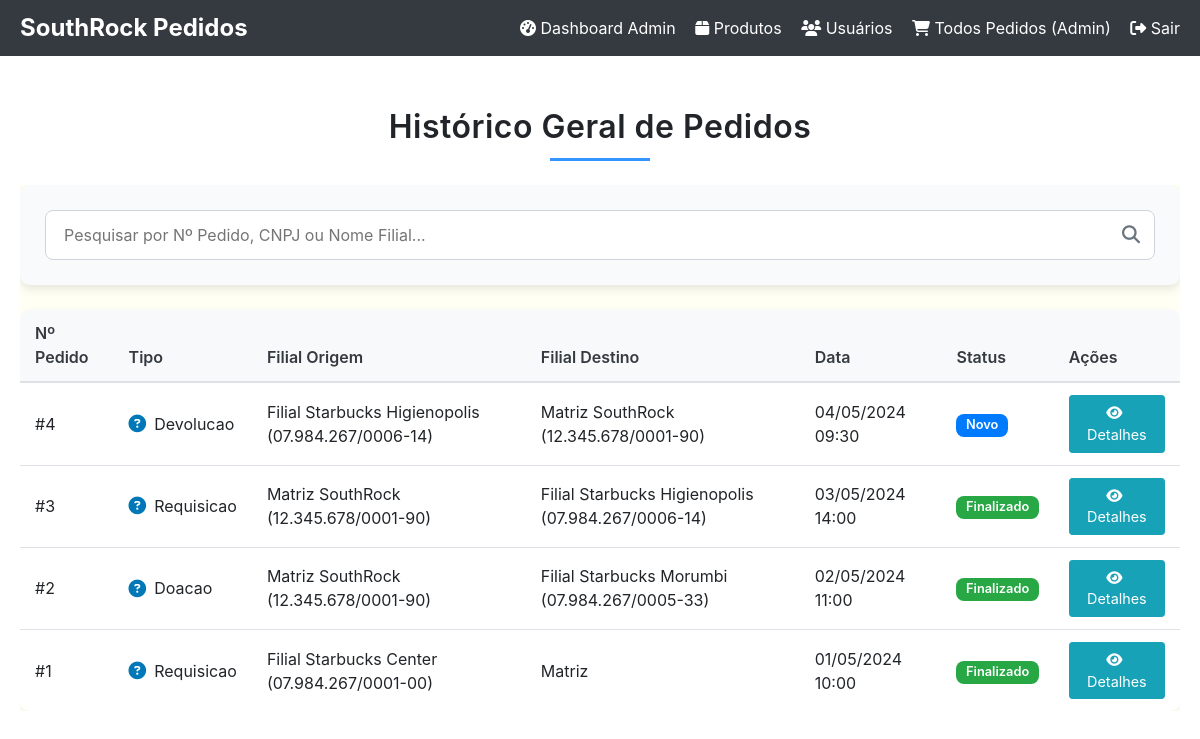
/pages/lojas/historico.php (signed in), run on the app's committed database.
### tables this page shows
CREATE TABLE pedidos (
    id INT AUTO_INCREMENT PRIMARY KEY,
    data DATETIME DEFAULT CURRENT_TIMESTAMP,
    tipo_pedido ENUM('requisicao', 'troca', 'doacao', 'devolucao') NOT NULL DEFAULT 'requisicao',
    status ENUM(
        'novo',
        'processo',
        'finalizado',
        'aprovado',
        'rejeitado',
        'cancelado',
        'novo_troca_pendente_aceite_parceiro',
        'troca_aceita_parceiro_pendente_matriz'
    ) NOT NULL DEFAULT 'novo',
    filial_usuario_id INT,
    filial_destino_id INT NULL,
    usuario_id INT,  
    pedido_original_id INT NULL DEFAULT NULL,
    observacoes TEXT,
    data_processamento DATETIME NULL,
    data_finalizacao DATETIME NULL,
    data_atualizacao DATETIME DEFAULT CURRENT_TIMESTAMP ON UPDATE CURRENT_TIMESTAMP,
    FOREIGN KEY (filial_usuario_id) REFERENCES usuarios(id) ON DELETE SET NULL,
    FOREIGN KEY (filial_destino_id) REFERENCES usuarios(id) ON DELETE SET NULL,
    FOREIGN KEY (usuario_id) REFERENCES usuarios(id) ON DELETE SET NULL,
    FOREIGN KEY (pedido_original_id) REFERENCES pedidos(id) ON DELETE SET NULL
);

### pages/lojas/historico.php (the view, shortened to what this page needs)
<?php
require_once '../../includes/db.php';
$loggedInUserType = null;
if (isset($_SESSION['username'])) {
    $stmtUser = $conn->prepare("SELECT id, tipo_usuario FROM usuarios WHERE username = ?");
    $stmtUser->bind_param("s", $_SESSION['username']);
    $stmtUser->execute();
    $resultUser = $stmtUser->get_result();
    if ($currentUserData = $resultUser->fetch_assoc()) {
        $loggedInUserType = $currentUserData['tipo_usuario'];
    }
}
?>
<!DOCTYPE html>
<html lang="pt-BR">
<head>
    <link href="https://stackpath.bootstrapcdn.com/bootstrap/4.5.2/css/bootstrap.min.css" rel="stylesheet">
    <link rel="stylesheet" href="https://cdnjs.cloudflare.com/ajax/libs/font-awesome/5.15.4/css/all.min.css">
    <link rel="stylesheet" href="https://cdnjs.cloudflare.com/ajax/libs/font-awesome/6.5.0/css/all.min.css">
    <link rel="stylesheet" href="../../css/pedidos.css">
</head>
<body>
    <div class="top-bar">
        <div class="site-title">SouthRock Pedidos</div>
        <div>
            <?php
                if ($loggedInUserType == 1) {
                    echo '<a href="dashboard.php"><i class="fas fa-tachometer-alt"></i> Dashboard Admin</a> ';
                    echo '<a href="produtos.php"><i class="fas fa-box"></i> Produtos</a> ';
                    echo '<a href="usuarios.php"><i class="fas fa-users"></i> Usuários</a> ';
                    echo '<a href="pedidos.php"><i class="fas fa-shopping-cart"></i> Todos Pedidos (Admin)</a> ';
                } else {
                     echo '<a href="fazer_pedidos.php"><i class="fas fa-plus-circle"></i> Novo Pedido/Ação</a> ';
                }
            ?>
            <a href="../../logout/logout.php"><i class="fas fa-sign-out-alt icon"></i> Sair</a>
        </div>
    </div>
    <div class="content">
        <div class="header">
            <h1>
                <?php
                if ($loggedInUserType == 2) {
                    echo "Meus Pedidos Envolvidos";
                } else {
                    echo "Histórico Geral de Pedidos";
                }
                ?>
            </h1>
            <hr class="barrinha">
        </div>
        <div class="main-content">
            <div class="search-container mb-4">
                <div class="search-wrapper">
                    <input type="text" id="searchInput" class="search-input" placeholder="Pesquisar por Nº Pedido, CNPJ ou Nome Filial...">
                </div>
            </div>
            <div class="pedidos-list-container table-responsive">
                <table class="table table-hover pedidos-table">
                    <thead>
                        <tr>
                            <th scope="col">Nº Pedido</th>
                            <th scope="col">Tipo</th>
                            <th scope="col">Filial Origem</th>
                            <th scope="col">Filial Destino</th>
                            <th scope="col">Data</th>
                            <th scope="col">Status</th>
                            <th scope="col">Ações</th>
                        </tr>
                    </thead>
                    <tbody id="pedidosList">
                        <?php
                        $sql = "SELECT p.id, p.data, p.tipo_pedido, p.status,
                                       p.filial_usuario_id, p.filial_destino_id,
                                       u_origem.cnpj AS cnpj_origem,
                                       COALESCE(u_origem.nome_filial, u_origem.nome) AS nome_origem,
                                       u_destino.cnpj AS cnpj_destino,
                                       COALESCE(u_destino.nome_filial, u_destino.nome) AS nome_destino
                                FROM pedidos p
                                LEFT JOIN usuarios u_origem ON p.filial_usuario_id = u_origem.id
                                LEFT JOIN usuarios u_destino ON p.filial_destino_id = u_destino.id";
                        $sql .= " ORDER BY p.data DESC";
                        $stmt = $conn->prepare($sql);
                        $stmt->execute();
                        $pedidos = $stmt->get_result();
                        if ($pedidos->num_rows > 0):
                            while ($pedido = $pedidos->fetch_assoc()):
                                $tipoIconMap = [
                                    'requisicao' => '<i class="fas fa-file-invoice"></i>',
                                    'troca' => '<i class="fas fa-exchange-alt"></i>',
                                    'doacao' => '<i class="fas fa-gift"></i>',
                                    'devolucao' => '<i class="fas fa-undo-alt"></i>'
                                ];
                                $statusBadgeMap = [
                                    'novo' => 'badge-primary',
                                    'processo' => 'badge-warning',
                                    'finalizado' => 'badge-success'
                                ];
                                $tipoIcon = $tipoIconMap[$pedido['tipo_pedido']] ?? '<i class="fas fa-question-circle"></i>';
                                $statusBadge = $statusBadgeMap[$pedido['status']] ?? 'badge-secondary';
                                $nome_origem_display = htmlspecialchars($pedido['nome_origem'] ?? 'N/A');
                                if ($pedido['cnpj_origem']) {
                                    $cnpj_origem_sem_formatacao = preg_replace('/[^0-9]/', '', $pedido['cnpj_origem']);
                                    if (strlen($cnpj_origem_sem_formatacao) == 14) {
                                        $cnpj_origem_formatado = preg_replace('/(\d{2})(\d{3})(\d{3})(\d{4})(\d{2})/', '$1.$2.$3/$4-$5', $cnpj_origem_sem_formatacao);
                                        $nome_origem_display = htmlspecialchars($pedido['nome_origem'] . ' (' . $cnpj_origem_formatado . ')');
                                    } else {
                                        $nome_origem_display = htmlspecialchars($pedido['nome_origem'] . ' (' . $pedido['cnpj_origem'] . ')');
                                    }
                                }
                                $nome_destino_display = htmlspecialchars($pedido['nome_destino'] ?? 'N/A');
                                if ($pedido['filial_destino_id'] === null) {
                                     if ($pedido['tipo_pedido'] === 'requisicao'){
                                          $nome_destino_display = "Matriz";
                                     } else if ($pedido['nome_destino']) {
                                        $nome_destino_display = htmlspecialchars($pedido['nome_destino']);
                                        if($pedido['cnpj_destino']) $nome_destino_display .= ' (' . htmlspecialchars($pedido['cnpj_destino']) . ')';
                                     } else {
                                        $nome_destino_display = "Matriz/Admin";
                                     }
                                } else if ($pedido['cnpj_destino']) {
                                    $cnpj_destino_sem_formatacao = preg_replace('/[^0-9]/', '', $pedido['cnpj_destino']);
                                    if (strlen($cnpj_destino_sem_formatacao) == 14) {
                                        $cnpj_destino_formatado = preg_replace('/(\d{2})(\d{3})(\d{3})(\d{4})(\d{2})/', '$1.$2.$3/$4-$5', $cnpj_destino_sem_formatacao);
                                        $nome_destino_display = htmlspecialchars($pedido['nome_destino'] . ' (' . $cnpj_destino_formatado . ')');
                                    } else {
                                         $nome_destino_display = htmlspecialchars($pedido['nome_destino'] . ' (' . $pedido['cnpj_destino'] . ')');
                                    }
                                }
                        ?>
                        <tr class="pedido-row"
                            data-id-pedido="<?= strtolower(htmlspecialchars($pedido['id'])) ?>"
                            data-nome-origem="<?= strtolower(htmlspecialchars($pedido['nome_origem'] ?? '')) ?>"
                            data-cnpj-origem="<?= strtolower(htmlspecialchars($pedido['cnpj_origem'] ?? '')) ?>"
                            data-nome-destino="<?= strtolower(htmlspecialchars($pedido['nome_destino'] ?? '')) ?>"
                            data-cnpj-destino="<?= strtolower(htmlspecialchars($pedido['cnpj_destino'] ?? '')) ?>">
                            <td>#<?= htmlspecialchars($pedido['id']) ?></td>
                            <td>
                                <span class="tipo-pedido">
                                    <?= $tipoIcon ?>
                                    <?= ucfirst(htmlspecialchars($pedido['tipo_pedido'])) ?>
                                </span>
                            </td>
                            <td title="ID Filial Origem: <?= htmlspecialchars($pedido['filial_usuario_id'] ?? 'N/A') ?>"><?= $nome_origem_display ?></td>
                            <td title="ID Filial Destino: <?= htmlspecialchars($pedido['filial_destino_id'] ?? 'N/A') ?>"><?= $nome_destino_display ?></td>
                            <td><?= date('d/m/Y H:i', strtotime($pedido['data'])) ?></td>
                            <td>
                                <span class="badge <?= $statusBadge ?>">
                                    <?= ucfirst(htmlspecialchars($pedido['status'])) ?>
                                </span>
                            </td>
                            <td class="actions-cell">
                                <a href="detalhes_pedido_loja.php?id=<?= $pedido['id'] ?>" class="btn btn-sm btn-info" title="Ver Detalhes do Pedido">
                                    <i class="fas fa-eye"></i> Detalhes
                                </a>
                            </td>
                        </tr>
                        <?php
                            endwhile;
                        endif;
                        ?>
                    </tbody>
                </table>
            </div>
        </div>
    </div>
</body>
</html>

### css/pedidos.css (style rules this page uses)
.header { margin-top: 2rem; }
.header h1 { margin-top: 10px; font-size: 2rem; font-weight: 600; text-align: center; letter-spacing: 0.5px; margin-bottom: 0.75rem; }
.barrinha { border: none; height: 3px; background-color: #007bff; width: 100px; margin: 0 auto 1.5rem auto; opacity: 0.8; }
.main-content { flex: 1; overflow-y: auto; background-color: #fffff3; }
.search-container { background-color: #F8FAFC; border-radius: 10px; box-shadow: 0 4px 10px rgba(0, 0, 0, 0.1); padding: 25px; margin-bottom: 25px; width: 100%; display: flex; flex-direction: column; gap: 20px; }
.search-wrapper { position: relative; width: 100%; }
.search-input { border: 1px solid #ced4da; border-radius: 8px; padding: 12px 18px; width: 100%; transition: border-color 0.3s, box-shadow 0.3s; background-color: #FFFFFF; padding-right: 45px; }
.pedidos-list-container { background-color: #fffff3; border-radius: 10px; box-shadow: 0 4px 10px rgba(0, 0, 0, 0.05); overflow: hidden; }
.pedidos-table { margin-bottom: 0; background-color: white; }
.pedidos-table thead { background-color: #f8f9fa; }
.pedidos-table th { border-top: none; font-weight: 600; color: #343a40; padding: 12px 15px; }
.pedidos-table td { padding: 12px 15px; vertical-align: middle; }
.pedido-row { cursor: pointer; transition: background-color 0.2s; }
.tipo-pedido { display: flex; align-items: center; gap: 8px; }
.tipo-pedido i { color: #0077B6; font-size: 1.1em; }
.badge { font-size: 0.8rem; font-weight: 600; padding: 0.4em 0.75em; border-radius: 8px; }
.badge-primary { background-color: #007bff; color: white; }
.badge-success { background-color: #28a745; color: white; }
.btn-info { background-color: #17a2b8; border-color: #17a2b8; padding: 0.375rem 0.75rem; font-size: 0.9rem; }
.btn-info i { margin-right: 5px; }

### pages/lojas/historico.php (style rules this page uses)
body { display: flex; flex-direction: column; }
.content { margin-left: 0; padding: 20px; width: 100%; }
.top-bar { background-color: #343a40; color: white; padding: 10px 20px; display: flex; justify-content: space-between; align-items: center; width: 100%; }
.top-bar a { color: white; text-decoration: none; margin-left: 15px; }
.top-bar .site-title { font-size: 1.5rem; font-weight: bold; }
.actions-cell .btn { margin-right: 5px; }
.actions-cell .btn:last-child { margin-right: 0; }

### data on the page
pedidos: id "4", tipo_pedido "Devolucao", nome_origem_display "Filial Starbucks Higienopolis (07.984.267/0006-14)", nome_destino_display "Matriz SouthRock (12.345.678/0001-90)", data "04/05/2024 09:30", status "Novo"
pedidos: id "3", tipo_pedido "Requisicao", nome_origem_display "Matriz SouthRock (12.345.678/0001-90)", nome_destino_display "Filial Starbucks Higienopolis (07.984.267/0006-14)", data "03/05/2024 14:00", status "Finalizado"
pedidos: id "2", tipo_pedido "Doacao", nome_origem_display "Matriz SouthRock (12.345.678/0001-90)", nome_destino_display "Filial Starbucks Morumbi (07.984.267/0005-33)", data "02/05/2024 11:00", status "Finalizado"
pedidos: id "1", tipo_pedido "Requisicao", nome_origem_display "Filial Starbucks Center (07.984.267/0001-00)", tipo_pedido "Matriz", data "01/05/2024 10:00", status "Finalizado"
